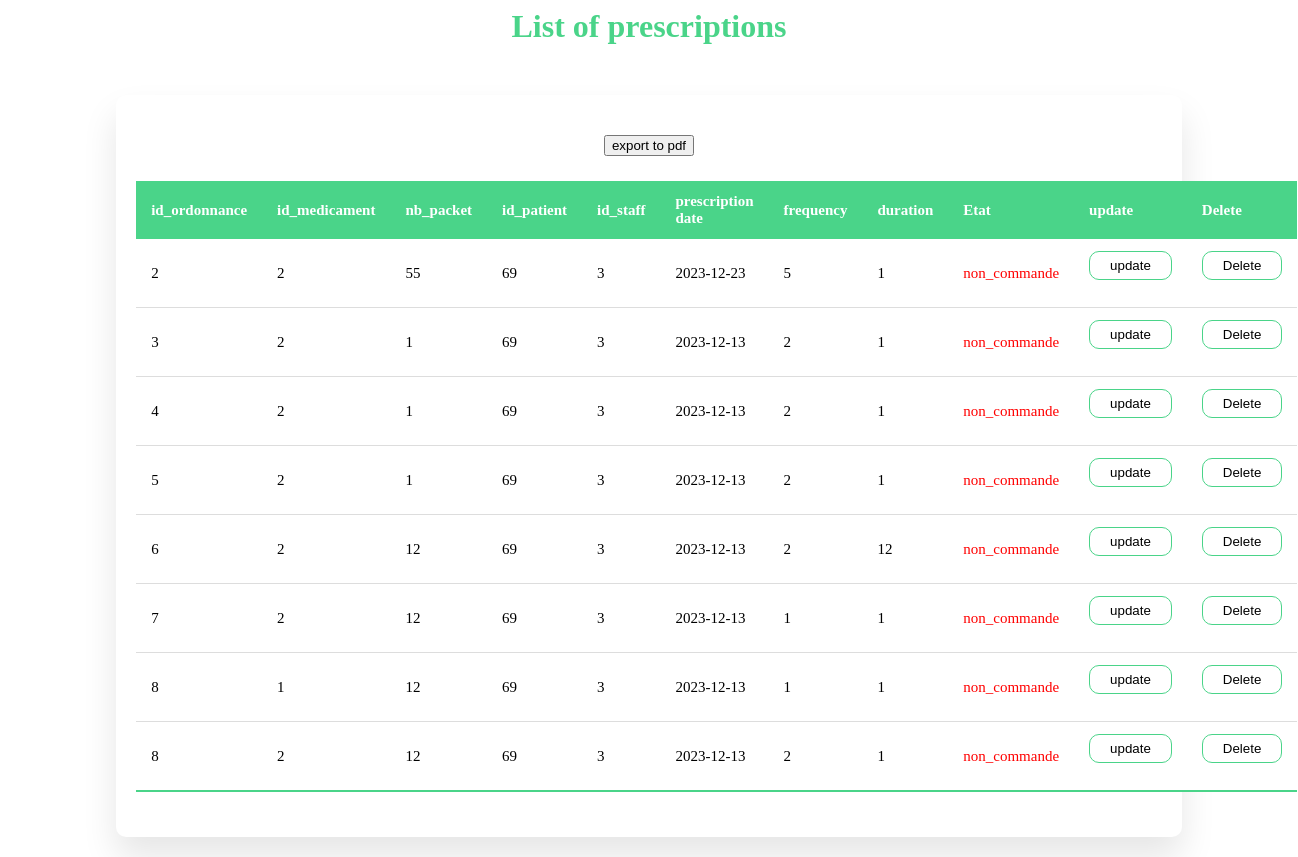
Page /View/pharmacie/afficheordonnance.php on the committed database.
### tables this page shows
CREATE TABLE `ordonnance` (
  `id_ordonnance` int(11) NOT NULL,
  `id_medicament` int(11) NOT NULL,
  `id_staff` int(11) NOT NULL,
  `id_patient` int(11) NOT NULL,
  `nb_packet` int(11) NOT NULL,
  `date_ordonnance` date NOT NULL,
  `frequence` int(11) NOT NULL,
  `duree` int(11) NOT NULL,
  `etat` enum('non_commande','commande','','') NOT NULL
);

### Controller/pharmacie/ordonnanceC.php (called while the page is built, shortened)
<?php
class OrdonnanceC{
    public function listordonnance()
    {
        $sql = "SELECT * FROM ordonnance";
        $db = config::getConnexion();
        try {
            $ordonnance= $db->query($sql);
            return $ordonnance;
        } catch (Exception $e) {
            die('Error:' . $e->getMessage());
        }
    }
}
?>

### View/pharmacie/afficheordonnance.php (the view, shortened to what this page needs)
<?php
include "../../Controller/pharmacie/OrdonnanceC.php";
$ordonnance = new OrdonnanceC();
$tab = $ordonnance->listordonnance();
?>
<center>
    <h1 style="color: #4AD489;">List of prescriptions</h1>
</center>
<section class="attendance">
        <div class="attendance-list">
            <table class="table">
                <thead>
                    <tr>
                        <th>id_ordonnance</th>
                        <th>id_medicament</th>
                        <th>nb_packet</th>
                        <th>id_patient</th>
                        <th>id_staff</th>
                        <th>prescription date</th>
                        <th>frequency</th>
                        <th>duration</th>
                        <th>Etat</th>
                        <th>update</th>
                        <th>Delete</th>
                    </tr>
                </thead>
                <tbody>
                    <?php foreach ($tab as $ordonnance) { ?>
                    <tr>
                            <td><?= $ordonnance['id_ordonnance']; ?></td>
                            <td><?= $ordonnance['id_medicament']; ?></td>
                            <td><?= $ordonnance['nb_packet']; ?></td>
                            <td><?= $ordonnance['id_patient']; ?></td>
                            <td><?= $ordonnance['id_staff']; ?></td>
                            <td><?= $ordonnance['date_ordonnance']; ?></td>
                            <td><?= $ordonnance['frequence']; ?></td>
                            <td><?= $ordonnance['duree']; ?></td>
                            <?php if($ordonnance['etat'] == 'non_commande'){  ?>
                                <td><div style='color:red'> <?php echo $ordonnance['etat']; ?></div></td>
                                <?php  }else{  ?>
                                    <td><div style='color:green'><?php echo $ordonnance['etat']; ?></div></td>
                            <?php  } ?>
                            <td align="center">
                            <form method="POST" action="modifierordonnance.php">
                                    <button type="submit" name="update">update</button>
                            </form>
                            </td>
                            <td align="center">
                                <form method="POST" action="deleteordonnance.php">
                                    <button type="submit" name="delete">Delete</button>
                                </form>
                            </td>
                    </tr>
                    <?php
                        }
                        ?>
                </tbody>
                <div class="download-link">
    <form method="POST" action="afficheordpdf.php">
                    <button type="submit" >export to pdf</button>
                </form>
            </div>
            </table>
        </div>
    </section>

### View/pharmacie/afficheordonnance.php (style rules this page uses)
.attendance { margin-top: 50px; text-align: center; }
.attendance-list { width: 80%; margin: 20px auto; padding: 20px; border-radius: 10px; box-shadow: 0 20px 35px rgba(0, 0, 0, 0.1); background-color: #fff; }
.table { width: 100%; border-collapse: collapse; margin: 25px 0; font-size: 15px; }
table thead tr { color: #fff; background: #4AD489; text-align: left; font-weight: bold; }
.table th, .table td { padding: 12px 15px; }
.table tbody tr { border-bottom: 1px solid #ddd; background: #ffff; }
.table tbody tr:nth-of-type(odd) { background: #ffff; }
.table tbody tr:last-of-type { border-bottom: 2px solid #4AD489; }
.table button { padding: 6px 20px; border-radius: 10px; cursor: pointer; background: transparent; border: 1px solid #4AD489; transition: background 0.5s, color 0.5s; }
.download-link { display: block; margin-top: 20px; text-align: center; }

### rows in the picture
ordonnance: id_ordonnance "2", id_medicament "2", nb_packet "55", id_patient "69", id_staff "3", date_ordonnance "2023-12-23", frequence "5", duree "1", etat "non_commande"
ordonnance: id_ordonnance "3", id_medicament "2", nb_packet "1", id_patient "69", id_staff "3", date_ordonnance "2023-12-13", frequence "2", duree "1", etat "non_commande"
ordonnance: id_ordonnance "4", id_medicament "2", nb_packet "1", id_patient "69", id_staff "3", date_ordonnance "2023-12-13", frequence "2", duree "1", etat "non_commande"
ordonnance: id_ordonnance "5", id_medicament "2", nb_packet "1", id_patient "69", id_staff "3", date_ordonnance "2023-12-13", frequence "2", duree "1", etat "non_commande"
ordonnance: id_ordonnance "6", id_medicament "2", nb_packet "12", id_patient "69", id_staff "3", date_ordonnance "2023-12-13", frequence "2", duree "12", etat "non_commande"
ordonnance: id_ordonnance "7", id_medicament "2", nb_packet "12", id_patient "69", id_staff "3", date_ordonnance "2023-12-13", frequence "1", duree "1", etat "non_commande"
ordonnance: id_ordonnance "8", id_medicament "1", nb_packet "12", id_patient "69", id_staff "3", date_ordonnance "2023-12-13", frequence "1", duree "1", etat "non_commande"
ordonnance: id_ordonnance "8", id_medicament "2", nb_packet "12", id_patient "69", id_staff "3", date_ordonnance "2023-12-13", frequence "2", duree "1", etat "non_commande"
